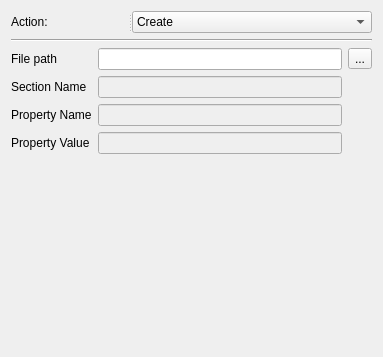
<?xml version="1.0" encoding="UTF-8"?>
<ui version="4.0">
 <class>IniWidget</class>
 <widget class="QWidget" name="IniWidget">
  <property name="geometry">
   <rect>
    <x>0</x>
    <y>0</y>
    <width>383</width>
    <height>357</height>
   </rect>
  </property>
  <property name="windowTitle">
   <string>Form</string>
  </property>
  <layout class="QGridLayout" name="gridLayout_2">
   <item row="0" column="0">
    <widget class="QSplitter" name="splitter_2">
     <property name="orientation">
      <enum>Qt::Horizontal</enum>
     </property>
     <widget class="QLabel" name="actionLabel">
      <property name="text">
       <string>Action:</string>
      </property>
      <property name="buddy">
       <cstring>actionComboBox</cstring>
      </property>
     </widget>
     <widget class="QComboBox" name="actionComboBox">
      <property name="currentText">
       <string>Create</string>
      </property>
      <item>
       <property name="text">
        <string>Create</string>
       </property>
      </item>
      <item>
       <property name="text">
        <string>Replace</string>
       </property>
      </item>
      <item>
       <property name="text">
        <string>Update</string>
       </property>
      </item>
      <item>
       <property name="text">
        <string>Delete</string>
       </property>
      </item>
     </widget>
    </widget>
   </item>
   <item row="1" column="0">
    <widget class="Line" name="line">
     <property name="font">
      <font>
       <pointsize>9</pointsize>
      </font>
     </property>
     <property name="orientation">
      <enum>Qt::Horizontal</enum>
     </property>
    </widget>
   </item>
   <item row="2" column="0">
    <layout class="QGridLayout" name="gridLayout">
     <item row="0" column="0">
      <widget class="QLabel" name="pathLabel">
       <property name="font">
        <font>
         <pointsize>9</pointsize>
        </font>
       </property>
       <property name="text">
        <string>File path</string>
       </property>
       <property name="buddy">
        <cstring>pathLineEdit</cstring>
       </property>
      </widget>
     </item>
     <item row="0" column="1">
      <widget class="preferences::ShortcutLineEdit" name="pathLineEdit"/>
     </item>
     <item row="1" column="0">
      <widget class="QLabel" name="sectionLabel">
       <property name="font">
        <font>
         <pointsize>9</pointsize>
        </font>
       </property>
       <property name="text">
        <string>Section Name</string>
       </property>
       <property name="buddy">
        <cstring>sectionLineEdit</cstring>
       </property>
      </widget>
     </item>
     <item row="1" column="1">
      <widget class="preferences::ShortcutLineEdit" name="sectionLineEdit">
       <property name="enabled">
        <bool>false</bool>
       </property>
      </widget>
     </item>
     <item row="2" column="0">
      <widget class="QLabel" name="propertyLabel">
       <property name="font">
        <font>
         <pointsize>9</pointsize>
        </font>
       </property>
       <property name="text">
        <string>Property Name</string>
       </property>
       <property name="buddy">
        <cstring>propertyLineEdit</cstring>
       </property>
      </widget>
     </item>
     <item row="2" column="1">
      <widget class="preferences::ShortcutLineEdit" name="propertyLineEdit">
       <property name="enabled">
        <bool>false</bool>
       </property>
      </widget>
     </item>
     <item row="3" column="0">
      <widget class="QLabel" name="valueLabel">
       <property name="font">
        <font>
         <pointsize>9</pointsize>
        </font>
       </property>
       <property name="text">
        <string>Property Value</string>
       </property>
       <property name="buddy">
        <cstring>valueLineEdit</cstring>
       </property>
      </widget>
     </item>
     <item row="3" column="1">
      <widget class="preferences::ShortcutLineEdit" name="valueLineEdit">
       <property name="enabled">
        <bool>false</bool>
       </property>
      </widget>
     </item>
     <item row="0" column="2">
      <widget class="QToolButton" name="pathToolButton">
       <property name="text">
        <string>...</string>
       </property>
      </widget>
     </item>
    </layout>
   </item>
   <item row="3" column="0">
    <spacer name="verticalSpacer">
     <property name="orientation">
      <enum>Qt::Vertical</enum>
     </property>
     <property name="sizeHint" stdset="0">
      <size>
       <width>20</width>
       <height>188</height>
      </size>
     </property>
    </spacer>
   </item>
  </layout>
 </widget>
 <customwidgets>
  <customwidget>
   <class>preferences::ShortcutLineEdit</class>
   <extends>QLineEdit</extends>
   <header>common/shortcutlineedit.h</header>
  </customwidget>
 </customwidgets>
 <resources/>
 <connections/>
</ui>
